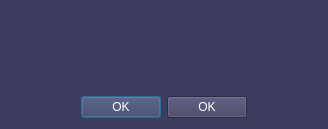
<?xml version="1.0" encoding="UTF-8"?>
<ui version="4.0">
 <class>Dialog</class>
 <widget class="QDialog" name="Dialog">
  <property name="geometry">
   <rect>
    <x>0</x>
    <y>0</y>
    <width>328</width>
    <height>129</height>
   </rect>
  </property>
  <property name="windowTitle">
   <string>Dialog</string>
  </property>
  <property name="styleSheet">
   <string notr="true">background-color: rgba(60,60,94,255);
color:rgb(255,255,255)</string>
  </property>
  <layout class="QVBoxLayout" name="verticalLayout">
   <item>
    <spacer name="verticalSpacer_2">
     <property name="orientation">
      <enum>Qt::Vertical</enum>
     </property>
     <property name="sizeHint" stdset="0">
      <size>
       <width>20</width>
       <height>40</height>
      </size>
     </property>
    </spacer>
   </item>
   <item>
    <widget class="QLabel" name="label">
     <property name="sizePolicy">
      <sizepolicy hsizetype="Minimum" vsizetype="Preferred">
       <horstretch>0</horstretch>
       <verstretch>0</verstretch>
      </sizepolicy>
     </property>
     <property name="font">
      <font>
       <pointsize>12</pointsize>
      </font>
     </property>
     <property name="styleSheet">
      <string notr="true">color: rgb(255, 255, 255);</string>
     </property>
     <property name="text">
      <string/>
     </property>
     <property name="scaledContents">
      <bool>false</bool>
     </property>
     <property name="alignment">
      <set>Qt::AlignCenter</set>
     </property>
     <property name="wordWrap">
      <bool>true</bool>
     </property>
    </widget>
   </item>
   <item>
    <spacer name="verticalSpacer">
     <property name="orientation">
      <enum>Qt::Vertical</enum>
     </property>
     <property name="sizeHint" stdset="0">
      <size>
       <width>20</width>
       <height>40</height>
      </size>
     </property>
    </spacer>
   </item>
   <item>
    <layout class="QHBoxLayout" name="horizontalLayout_2">
     <item>
      <spacer name="horizontalSpacer">
       <property name="orientation">
        <enum>Qt::Horizontal</enum>
       </property>
       <property name="sizeHint" stdset="0">
        <size>
         <width>40</width>
         <height>20</height>
        </size>
       </property>
      </spacer>
     </item>
     <item>
      <widget class="QPushButton" name="not_ok">
       <property name="styleSheet">
        <string notr="true">QPushButton#exit{
border-radius :10px;
color: rgb(0,0,0);
background-color: rgba(27,255,255,255);}
QPushButton#back::hover{border: 1px solid black;
font: 12pt &quot;Ubuntu&quot;;}</string>
       </property>
       <property name="text">
        <string>OK</string>
       </property>
      </widget>
     </item>
     <item>
      <widget class="QPushButton" name="ok_button">
       <property name="styleSheet">
        <string notr="true">QPushButton#exit{
border-radius :10px;
color: rgb(0,0,0);
background-color: rgba(27,255,255,255);}
QPushButton#back::hover{border: 1px solid black;
font: 12pt &quot;Ubuntu&quot;;}</string>
       </property>
       <property name="text">
        <string>OK</string>
       </property>
      </widget>
     </item>
     <item>
      <spacer name="horizontalSpacer_2">
       <property name="orientation">
        <enum>Qt::Horizontal</enum>
       </property>
       <property name="sizeHint" stdset="0">
        <size>
         <width>40</width>
         <height>20</height>
        </size>
       </property>
      </spacer>
     </item>
    </layout>
   </item>
  </layout>
 </widget>
 <resources/>
 <connections/>
</ui>
